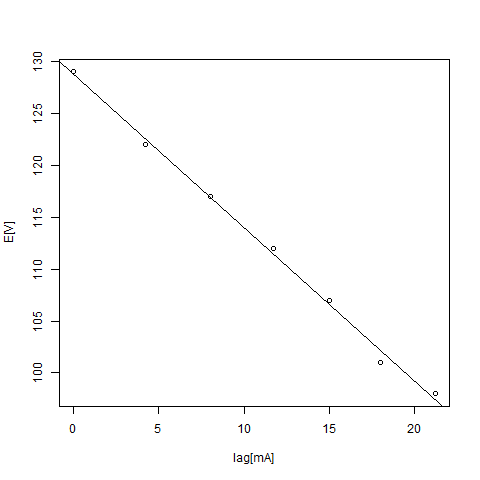

Source code (R):
#入出力の設定
file.in <- "01_b_Iag-E.csv"
file.out <- "01_b_Iag-E.png"

#ファイルの読み込み
box <- read.csv(file.in,header=T)

#グラフ作成
#lab <- strsplit(colnames(box),"\n")
plot(box[,1],box[,2],xlab="Iag[mA]",ylab="E[V]")

#解析
box.lm<-lm(box[,2]~box[,1],box)

#近似直線の追加
abline(box.lm)

#凡例等の加算

#画像出力
dev.copy(png,file.out)
dev.off()
